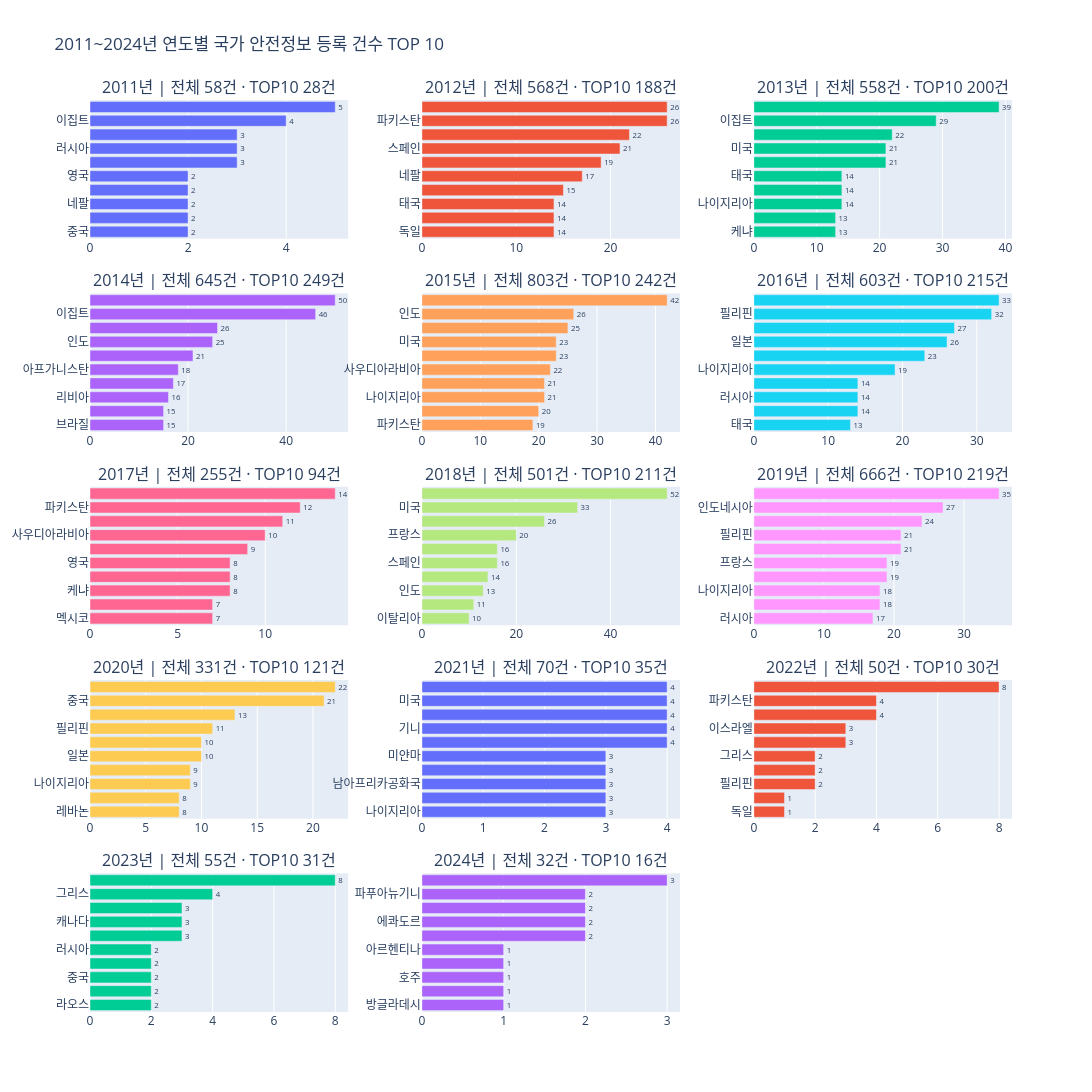

This figure's notebook cell:
### Markdown cell above
## 4. 2011~2024년 연도별 국가 안전정보 TOP10

특정 연도뿐만 아니라 연도에 따라 안전정보 등록 현황이 어떻게 달라지는지 확인하기 위해 2011년부터 2024년까지 각 연도의 국가별 안전정보 등록 건수 TOP10을 비교한다.

각 연도별 전체 안전정보 등록 건수와 TOP10 국가의 등록 건수 합계를 함께 확인하여 연도별 데이터 규모의 차이도 살펴본다.

### Code cell
from plotly.subplots import make_subplots
import plotly.graph_objects as go

years = sorted(safety_info_stats["year"].unique())
years = [year for year in years if year >= 2011]

# 각 연도별 제목 만들기
subplot_titles = []

for year in years:
    year_data = safety_info_stats[
        safety_info_stats["year"] == year
    ]

    # 해당 연도 전체 안전정보 건수
    total_count = year_data["count"].sum()

    # 해당 연도 TOP 10 안전정보 건수
    top10_count = (
        year_data
        .nlargest(10, "count")["count"]
        .sum()
    )

    subplot_titles.append(
        f"{year}년 | 전체 {total_count}건 · TOP10 {top10_count}건"
    )


fig = make_subplots(
    rows=5,
    cols=3,
    subplot_titles=subplot_titles,
    vertical_spacing=0.06,
    horizontal_spacing=0.08
)


for i, year in enumerate(years):
    row = i // 3 + 1
    col = i % 3 + 1

    top10 = (
        safety_info_stats[safety_info_stats["year"] == year]
        .sort_values("count", ascending=False)
        .head(10)
        .sort_values("count", ascending=True)
    )

    fig.add_trace(
        go.Bar(
            x=top10["count"],
            y=top10["country_kr"],
            orientation="h",
            text=top10["count"],
            textposition="outside",
            showlegend=False
        ),
        row=row,
        col=col
    )

fig.update_layout(
    height=1800,
    width=1200,
    title="2011~2024년 연도별 국가 안전정보 등록 건수 TOP 10",
    showlegend=False
)

fig.show()

### Figure 1 — Plotly figure (JSON) as saved in the notebook; plotly's stock layout.template omitted (floating-point values rounded to 4 significant figures)
{"data": [{"orientation": "h", "showlegend": false, "text": [2.0, 2.0, 2.0, 2.0, 2.0, 3.0, 3.0, 3.0, 4.0, 5.0], "textposition": "outside", "type": "bar", "x": [2, 2, 2, 2, 2, 3, 3, 3, 4, 5], "xaxis": "x", "y": ["중국", "볼리비아", "네팔", "일본", "영국", "예멘", "러시아", "필리핀", "이집트", "태국"], "yaxis": "y"}, {"orientation": "h", "showlegend": false, "text": [14.0, 14.0, 14.0, 15.0, 17.0, 19.0, 21.0, 22.0, 26.0, 26.0], "textposition": "outside", "type": "bar", "x": [14, 14, 14, 15, 17, 19, 21, 22, 26, 26], "xaxis": "x2", "y": ["독일", "알제리", "태국", "예멘", "네팔", "이집트", "스페인", "중국", "파키스탄", "케냐"], "yaxis": "y2"}, {"orientation": "h", "showlegend": false, "text": [13.0, 13.0, 14.0, 14.0, 14.0, 21.0, 21.0, 22.0, 29.0, 39.0], "textposition": "outside", "type": "bar", "x": [13, 13, 14, 14, 14, 21, 21, 22, 29, 39], "xaxis": "x3", "y": ["케냐", "파키스탄", "나이지리아", "과테말라", "태국", "러시아", "미국", "인도", "이집트", "중국"], "yaxis": "y3"}, {"orientation": "h", "showlegend": false, "text": [15.0, 15.0, 16.0, 17.0, 18.0, 21.0, 25.0, 26.0, 46.0, 50.0], "textposition": "outside", "type": "bar", "x": [15, 15, 16, 17, 18, 21, 25, 26, 46, 50], "xaxis": "x4", "y": ["브라질", "필리핀", "리비아", "러시아", "아프가니스탄", "튀르키예", "인도", "나이지리아", "이집트", "태국"], "yaxis": "y4"}, {"orientation": "h", "showlegend": false, "text": [19.0, 20.0, 21.0, 21.0, 22.0, 23.0, 23.0, 25.0, 26.0, 42.0], "textposition": "outside", "type": "bar", "x": [19, 20, 21, 21, 22, 23, 23, 25, 26, 42], "xaxis": "x5", "y": ["파키스탄", "튀르키예", "나이지리아", "남아프리카공화국", "사우디아라비아", "중국", "미국", "이집트", "인도", "아프가니스탄"], "yaxis": "y5"}, {"orientation": "h", "showlegend": false, "text": [13.0, 14.0, 14.0, 14.0, 19.0, 23.0, 26.0, 27.0, 32.0, 33.0], "textposition": "outside", "type": "bar", "x": [13, 14, 14, 14, 19, 23, 26, 27, 32, 33], "xaxis": "x6", "y": ["태국", "인도네시아", "러시아", "파키스탄", "나이지리아", "미국", "일본", "중국", "필리핀", "튀르키예"], "yaxis": "y6"}, {"orientation": "h", "showlegend": false, "text": [7.0, 7.0, 8.0, 8.0, 8.0, 9.0, 10.0, 11.0, 12.0, 14.0], "textposition": "outside", "type": "bar", "x": [7, 7, 8, 8, 8, 9, 10, 11, 12, 14], "xaxis": "x7", "y": ["멕시코", "중국", "케냐", "필리핀", "영국", "스페인", "사우디아라비아", "튀르키예", "파키스탄", "미국"], "yaxis": "y7"}, {"orientation": "h", "showlegend": false, "text": [10.0, 11.0, 13.0, 14.0, 16.0, 16.0, 20.0, 26.0, 33.0, 52.0], "textposition": "outside", "type": "bar", "x": [10, 11, 13, 14, 16, 16, 20, 26, 33, 52], "xaxis": "x8", "y": ["이탈리아", "짐바브웨", "인도", "나이지리아", "스페인", "중국", "프랑스", "인도네시아", "미국", "일본"], "yaxis": "y8"}, {"orientation": "h", "showlegend": false, "text": [17.0, 18.0, 18.0, 19.0, 19.0, 21.0, 21.0, 24.0, 27.0, 35.0], "textposition": "outside", "type": "bar", "x": [17, 18, 18, 19, 19, 21, 21, 24, 27, 35], "xaxis": "x9", "y": ["러시아", "중국", "나이지리아", "페루", "프랑스", "이탈리아", "필리핀", "일본", "인도네시아", "미국"], "yaxis": "y9"}, {"orientation": "h", "showlegend": false, "text": [8.0, 8.0, 9.0, 9.0, 10.0, 10.0, 11.0, 13.0, 21.0, 22.0], "textposition": "outside", "type": "bar", "x": [8, 8, 9, 9, 10, 10, 11, 13, 21, 22], "xaxis": "x10", "y": ["레바논", "독일", "나이지리아", "영국", "일본", "이탈리아", "필리핀", "인도", "중국", "미국"], "yaxis": "y10"}, {"orientation": "h", "showlegend": false, "text": [3.0, 3.0, 3.0, 3.0, 3.0, 4.0, 4.0, 4.0, 4.0, 4.0], "textposition": "outside", "type": "bar", "x": [3, 3, 3, 3, 3, 4, 4, 4, 4, 4], "xaxis": "x11", "y": ["나이지리아", "프랑스", "남아프리카공화국", "파푸아뉴기니", "미얀마", "레바논", "기니", "아이티", "미국", "일본"], "yaxis": "y11"}, {"orientation": "h", "showlegend": false, "text": [1.0, 1.0, 2.0, 2.0, 2.0, 3.0, 3.0, 4.0, 4.0, 8.0], "textposition": "outside", "type": "bar", "x": [1, 1, 2, 2, 2, 3, 3, 4, 4, 8], "xaxis": "x12", "y": ["독일", "볼리비아", "필리핀", "미국", "그리스", "이란", "이스라엘", "카자흐스탄", "파키스탄", "우크라이나"], "yaxis": "y12"}, {"orientation": "h", "showlegend": false, "text": [2.0, 2.0, 2.0, 2.0, 2.0, 3.0, 3.0, 3.0, 4.0, 8.0], "textposition": "outside", "type": "bar", "x": [2, 2, 2, 2, 2, 3, 3, 3, 4, 8], "xaxis": "x13", "y": ["라오스", "튀니지", "중국", "필리핀", "러시아", "페루", "캐나다", "일본", "그리스", "이스라엘"], "yaxis": "y13"}, {"orientation": "h", "showlegend": false, "text": [1.0, 1.0, 1.0, 1.0, 1.0, 2.0, 2.0, 2.0, 2.0, 3.0], "textposition": "outside", "type": "bar", "x": [1, 1, 1, 1, 1, 2, 2, 2, 2, 3], "xaxis": "x14", "y": ["방글라데시", "볼리비아", "호주", "쿠바", "아르헨티나", "독일", "에콰도르", "중국", "파푸아뉴기니", "칠레"], "yaxis": "y14"}], "layout": {"annotations": [{"font": {"size": 16}, "showarrow": false, "text": "2011년 | 전체 58건 · TOP10 28건", "x": 0.14, "xanchor": "center", "xref": "paper", "y": 1, "yanchor": "bottom", "yref": "paper"}, {"font": {"size": 16}, "showarrow": false, "text": "2012년 | 전체 568건 · TOP10 188건", "x": 0.5, "xanchor": "center", "xref": "paper", "y": 1, "yanchor": "bottom", "yref": "paper"}, {"font": {"size": 16}, "showarrow": false, "text": "2013년 | 전체 558건 · TOP10 200건", "x": 0.86, "xanchor": "center", "xref": "paper", "y": 1, "yanchor": "bottom", "yref": "paper"}, {"font": {"size": 16}, "showarrow": false, "text": "2014년 | 전체 645건 · TOP10 249건", "x": 0.14, "xanchor": "center", "xref": "paper", "y": 0.788, "yanchor": "bottom", "yref": "paper"}, {"font": {"size": 16}, "showarrow": false, "text": "2015년 | 전체 803건 · TOP10 242건", "x": 0.5, "xanchor": "center", "xref": "paper", "y": 0.788, "yanchor": "bottom", "yref": "paper"}, {"font": {"size": 16}, "showarrow": false, "text": "2016년 | 전체 603건 · TOP10 215건", "x": 0.86, "xanchor": "center", "xref": "paper", "y": 0.788, "yanchor": "bottom", "yref": "paper"}, {"font": {"size": 16}, "showarrow": false, "text": "2017년 | 전체 255건 · TOP10 94건", "x": 0.14, "xanchor": "center", "xref": "paper", "y": 0.576, "yanchor": "bottom", "yref": "paper"}, {"font": {"size": 16}, "showarrow": false, "text": "2018년 | 전체 501건 · TOP10 211건", "x": 0.5, "xanchor": "center", "xref": "paper", "y": 0.576, "yanchor": "bottom", "yref": "paper"}, {"font": {"size": 16}, "showarrow": false, "text": "2019년 | 전체 666건 · TOP10 219건", "x": 0.86, "xanchor": "center", "xref": "paper", "y": 0.576, "yanchor": "bottom", "yref": "paper"}, {"font": {"size": 16}, "showarrow": false, "text": "2020년 | 전체 331건 · TOP10 121건", "x": 0.14, "xanchor": "center", "xref": "paper", "y": 0.364, "yanchor": "bottom", "yref": "paper"}, {"font": {"size": 16}, "showarrow": false, "text": "2021년 | 전체 70건 · TOP10 35건", "x": 0.5, "xanchor": "center", "xref": "paper", "y": 0.364, "yanchor": "bottom", "yref": "paper"}, {"font": {"size": 16}, "showarrow": false, "text": "2022년 | 전체 50건 · TOP10 30건", "x": 0.86, "xanchor": "center", "xref": "paper", "y": 0.364, "yanchor": "bottom", "yref": "paper"}, {"font": {"size": 16}, "showarrow": false, "text": "2023년 | 전체 55건 · TOP10 31건", "x": 0.14, "xanchor": "center", "xref": "paper", "y": 0.152, "yanchor": "bottom", "yref": "paper"}, {"font": {"size": 16}, "showarrow": false, "text": "2024년 | 전체 32건 · TOP10 16건", "x": 0.5, "xanchor": "center", "xref": "paper", "y": 0.152, "yanchor": "bottom", "yref": "paper"}], "height": 1800, "showlegend": false, "title": {"text": "2011~2024년 연도별 국가 안전정보 등록 건수 TOP 10"}, "width": 1200, "xaxis": {"anchor": "y", "domain": [0, 0.28]}, "xaxis10": {"anchor": "y10", "domain": [0, 0.28]}, "xaxis11": {"anchor": "y11", "domain": [0.36, 0.64]}, "xaxis12": {"anchor": "y12", "domain": [0.72, 1]}, "xaxis13": {"anchor": "y13", "domain": [0, 0.28]}, "xaxis14": {"anchor": "y14", "domain": [0.36, 0.64]}, "xaxis15": {"anchor": "y15", "domain": [0.72, 1]}, "xaxis2": {"anchor": "y2", "domain": [0.36, 0.64]}, "xaxis3": {"anchor": "y3", "domain": [0.72, 1]}, "xaxis4": {"anchor": "y4", "domain": [0, 0.28]}, "xaxis5": {"anchor": "y5", "domain": [0.36, 0.64]}, "xaxis6": {"anchor": "y6", "domain": [0.72, 1]}, "xaxis7": {"anchor": "y7", "domain": [0, 0.28]}, "xaxis8": {"anchor": "y8", "domain": [0.36, 0.64]}, "xaxis9": {"anchor": "y9", "domain": [0.72, 1]}, "yaxis": {"anchor": "x", "domain": [0.848, 1]}, "yaxis10": {"anchor": "x10", "domain": [0.212, 0.364]}, "yaxis11": {"anchor": "x11", "domain": [0.212, 0.364]}, "yaxis12": {"anchor": "x12", "domain": [0.212, 0.364]}, "yaxis13": {"anchor": "x13", "domain": [0, 0.152]}, "yaxis14": {"anchor": "x14", "domain": [0, 0.152]}, "yaxis15": {"anchor": "x15", "domain": [0, 0.152]}, "yaxis2": {"anchor": "x2", "domain": [0.848, 1]}, "yaxis3": {"anchor": "x3", "domain": [0.848, 1]}, "yaxis4": {"anchor": "x4", "domain": [0.636, 0.788]}, "yaxis5": {"anchor": "x5", "domain": [0.636, 0.788]}, "yaxis6": {"anchor": "x6", "domain": [0.636, 0.788]}, "yaxis7": {"anchor": "x7", "domain": [0.424, 0.576]}, "yaxis8": {"anchor": "x8", "domain": [0.424, 0.576]}, "yaxis9": {"anchor": "x9", "domain": [0.424, 0.576]}}}
